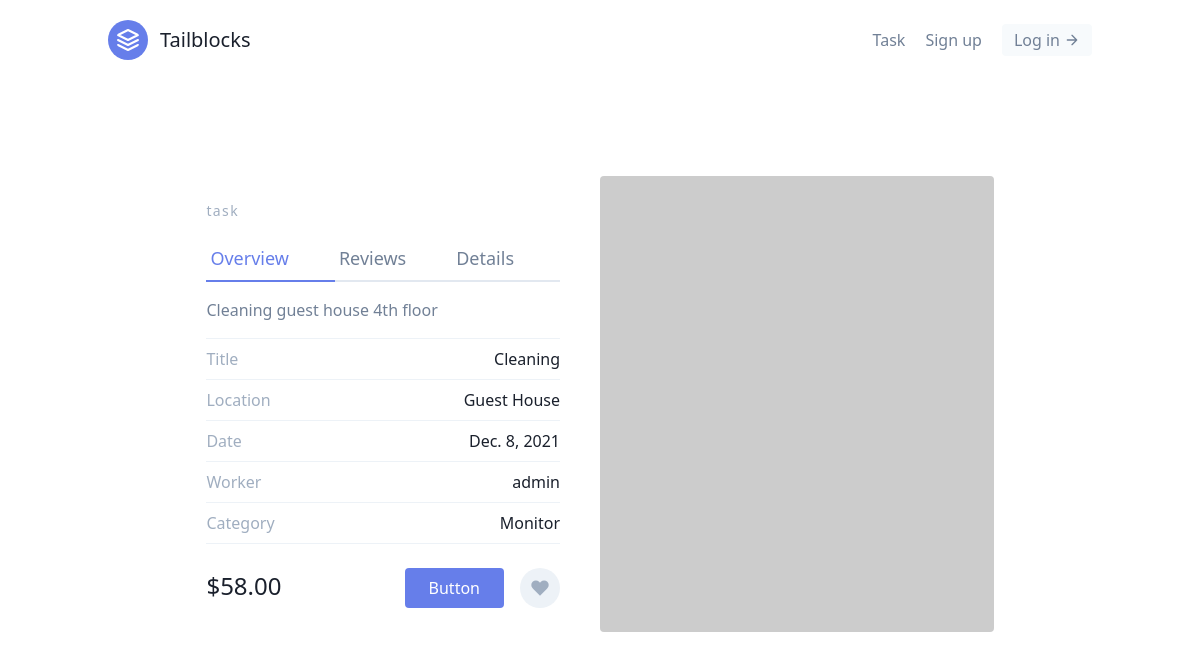
Page /tasks/5/ on the committed database.
### tasks/models.py (models this page shows, shortened)
class Task(models.Model):
    LOCATION_CHOICES = (
        ('Elizah Hall', 'Elizah Hall'),
        ('Solomon Hall', 'Solomon Hall'),
        ('Eve Hall', 'Eve Hall'),
        ('Sarah Hall', 'Sarah Hall'),
        ('Esther Hall', 'Esther Hall'),
        ('Ruth Hall', 'Ruth Hall'),
        ('Guest House', 'Guest House'),
        ('Library', 'Library'),
        ('Cafeteria', 'Cafeteria'),
        ('IT Building', 'IT Building'),
        ('Admin Building', 'Admin Building'),
        ('Science Building', 'Science Building'),
        ('Hope Channel', 'Hope Channel'),
        ('Church', 'Church')
        )
    CATEGORY_CHOICES = (
        ('Assistant', 'Assistant'),
        ('Monitor', 'Monitor'),
        ('Janitor', 'Janitor'),
        ('Supervisor', 'Supervisor'),
        ('Video Editor', 'Video Editor'),
        ('Chaplain', 'Chaplain')
    )
    date_added = models.DateTimeField(auto_now_add=True)
    title = models.CharField(max_length=100)
    on_date = models.DateField(null=True)
    location = models.CharField(choices=LOCATION_CHOICES, max_length=100)
    category = models.CharField(choices=CATEGORY_CHOICES, max_length=50)
    description = models.TextField(null=True, blank=True)
    worker = models.ForeignKey('Worker', on_delete=CASCADE)

class Worker(models.Model):
    user = models.OneToOneField(User, on_delete=CASCADE)
    job_title = models.CharField(max_length=100, blank=True)
    def __str__(self):
        return self.user.username

class User(AbstractUser):
    pass

### tasks/views.py (the view)
# urls.py: path('<int:pk>/', TaskDetailView.as_view(), name='task-detail'),
class TaskDetailView(DetailView):
    template_name = 'tasks/task_detail.html'
    queryset = Task.objects.all()
    context_object_name = 'task'

### tasks/templates/tasks/task_detail.html (shortened to what this page needs)
{% extends 'base.html' %} {% block content %}
<section class="text-gray-600 body-font overflow-hidden">
  <div class="container px-5 py-24 mx-auto">
    <div class="lg:w-4/5 mx-auto flex flex-wrap">
      <div class="lg:w-1/2 w-full lg:pr-10 lg:py-6 mb-6 lg:mb-0">
        <h2 class="text-sm title-font text-gray-500 tracking-widest">task</h2>
        <div class="flex mb-4">
          <a href="{% url 'tasks:task-detail' task.pk %}" class="flex-grow text-indigo-500 border-b-2 border-indigo-500 py-2 text-lg px-1">Overview</a>
        <a class="flex-grow border-b-2 border-gray-300 py-2 text-lg px-1">Reviews</a>
        <a href="{% url 'tasks:task-update' task.pk %}" class="flex-grow border-b-2 border-gray-300 py-2 text-lg px-1">Details</a>
        </div>
        <p class="tasking-relaxed mb-4">{{ task.description }}</p>
        <div class="flex border-t border-gray-200 py-2">
          <span class="text-gray-500">Title</span>
          <span class="ml-auto text-gray-900">{{ task.title }}</span>
        </div>
        <div class="flex border-t border-gray-200 py-2">
          <span class="text-gray-500">Location</span>
          <span class="ml-auto text-gray-900">{{ task.location }}</span>
        </div>
        <div class="flex border-t border-gray-200 py-2">
          <span class="text-gray-500">Date</span>
          <span class="ml-auto text-gray-900">{{ task.on_date }}</span>
        </div>
        <div class="flex border-t border-gray-200 py-2">
          <span class="text-gray-500">Worker</span>
          <span class="ml-auto text-gray-900">{{ task.worker }}</span>
        </div>
        <div class="flex border-t border-b mb-6 border-gray-200 py-2">
          <span class="text-gray-500">Category</span>
          <span class="ml-auto text-gray-900">{{ task.category }}</span>
        </div>
        <div class="flex">
          <span class="title-font font-medium text-2xl text-gray-900">$58.00</span>
          <button class="flex ml-auto text-white bg-indigo-500 border-0 py-2 px-6 focus:outline-none hover:bg-indigo-600 rounded">Button</button>
          <button class="rounded-full w-10 h-10 bg-gray-200 p-0 border-0 inline-flex items-center justify-center text-gray-500 ml-4">
            <svg fill="currentColor" stroke-linecap="round" stroke-linejoin="round" stroke-width="2" class="w-5 h-5" viewBox="0 0 24 24">
              <path d="M20.84 4.61a5.5 5.5 0 00-7.78 0L12 5.67l-1.06-1.06a5.5 5.5 0 00-7.78 7.78l1.06 1.06L12 21.23l7.78-7.78 1.06-1.06a5.5 5.5 0 000-7.78z"></path>
            </svg>
          </button>
        </div>
      </div>
      <img alt="ecommerce" class="lg:w-1/2 w-full lg:h-auto h-64 object-cover object-center rounded" src="https://dummyimage.com/400x400">
    </div>
  </div>
</section>
{% endblock content %}

### rows in the picture
Task: description "Cleaning guest house 4th floor", title "Cleaning", location "Guest House", on_date "Dec. 8, 2021", worker "admin", category "Monitor"
